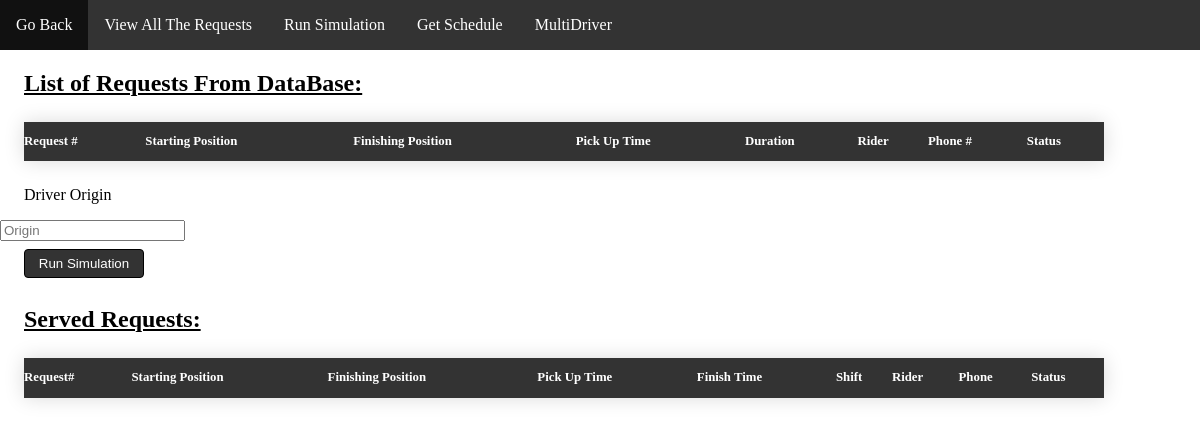
The page /website/SimulateExisiting.html on the database as committed earlier.
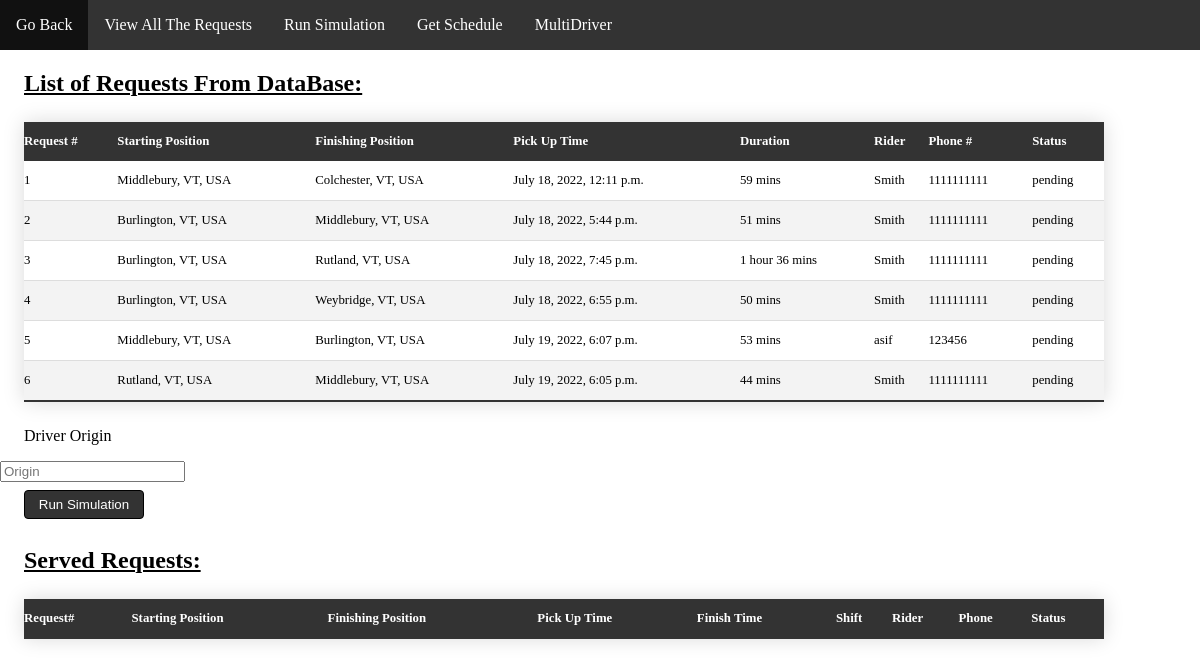
The same page on the database as committed later.
### website/models.py (models this page shows, shortened)
class Ride(models.Model):
    origin = models.CharField(max_length=100)
    destination = models.CharField(max_length=100)
    rider_name = models.CharField(default="", max_length=64)
    contact_number = models.CharField(default="", max_length=30)
    user_name = models.ForeignKey(User, default=User, on_delete=models.CASCADE)
    time = models.DateTimeField(default=datetime.now,blank=True)
    trip_duration = models.CharField(default="", max_length=30)
    ride_status = models.CharField(default="pending", max_length=30)
    roundtrip = models.CharField(default="", max_length=30)
    rtime = models.DateTimeField(default=datetime.now,blank=True)
    share = models.CharField(default="", max_length=30)
    needs = models.CharField(default="", max_length=300)

### website/views.py (the view)
# urls.py: path("SimulateExisiting.html", views.simExi,name="simExi"),
def simExi(request):
        return render(request, "website/SimulateExisiting.html", {
            "Rides" : Ride.objects.all()
        })

### website/templates/website/SimulateExisiting.html (shortened to what this page needs)
<!DOCTYPE html>
<html>
<head>
  {% load static %}
  <link rel="stylesheet" href="{% static 'DispatcherStyle.css'%}">
  <link rel="stylesheet" href="{% static 'Table.css'%}">
  </head>
  <body>
      <ul>
          <li><a href="DispatcherInterface.html">Go Back</a></li>
          <li><a href="RequestPage.html">View All The Requests</a></li>
          <li><a href="simulation.html">Run Simulation</a></li>
          <li><a href="SimulateExisiting.html">Get Schedule</a></li>
          <li><a href="MultiDriver.html">MultiDriver</a></li>
        </ul>
      <h2>List of Requests From DataBase:</h2>
      <table class = "tableContent" id="table">
          <thead>
              <th>Request #</th>
              <th>Starting Position</th>
              <th>Finishing Position</th>
              <th>Pick Up Time</th>
              <th>Duration</th>
              <th>Rider</th>
              <th>Phone #</th>
              <th>Status</th>
          </thead>
          {% for Ride in Rides %}
      <tr>
          <td></td>
          <td>{{ Ride.origin }}</td>
          <td>{{ Ride.destination }}</td>
          <td>{{ Ride.time }}</td>
          <td>{{ Ride.trip_duration }}</td>
          <td>{{ Ride.rider_name }}</td>
          <td>{{ Ride.contact_number }}</td>
          <td>{{ Ride.ride_status }}</td>
      </tr>
      {% endfor %}
      </table>
      <p>Driver Origin</p>
      <div class="form-group">
        <input type="text" id="from" placeholder="Origin" class="form-control">
        </div>
      <button id = "run" class="submitButton">Run Simulation</button>
      <h2>Served Requests:</h2>
      <table class = "tableContent" id="table">
          <thead>
              <th>Request#</th>
              <th>Starting Position</th>
              <th>Finishing Position</th>
              <th>Pick Up Time</th>
              <th>Finish Time</th>
              <th>Shift</th>
              <th>Rider</th>
              <th>Phone</th>
              <th>Status</th>
          </thead>
      </table>
  </body>
  </html>

Rows that differ between the two databases and show on the page:
added Ride: origin "Middlebury, VT, USA", destination "Colchester, VT, USA", time "July 18, 2022, 12:11 p.m.", trip_duration "59 mins", rider_name "Smith", contact_number "1111111111", ride_status "pending"
added Ride: origin "Burlington, VT, USA", destination "Middlebury, VT, USA", time "July 18, 2022, 5:44 p.m.", trip_duration "51 mins", rider_name "Smith", contact_number "1111111111", ride_status "pending"
added Ride: origin "Burlington, VT, USA", destination "Rutland, VT, USA", time "July 18, 2022, 7:45 p.m.", trip_duration "1 hour 36 mins", rider_name "Smith", contact_number "1111111111", ride_status "pending"
added Ride: origin "Burlington, VT, USA", destination "Weybridge, VT, USA", time "July 18, 2022, 6:55 p.m.", trip_duration "50 mins", rider_name "Smith", contact_number "1111111111", ride_status "pending"
added Ride: origin "Middlebury, VT, USA", destination "Burlington, VT, USA", time "July 19, 2022, 6:07 p.m.", trip_duration "53 mins", rider_name "asif", contact_number "123456", ride_status "pending"
added Ride: origin "Rutland, VT, USA", destination "Middlebury, VT, USA", time "July 19, 2022, 6:05 p.m.", trip_duration "44 mins", rider_name "Smith", contact_number "1111111111", ride_status "pending"
